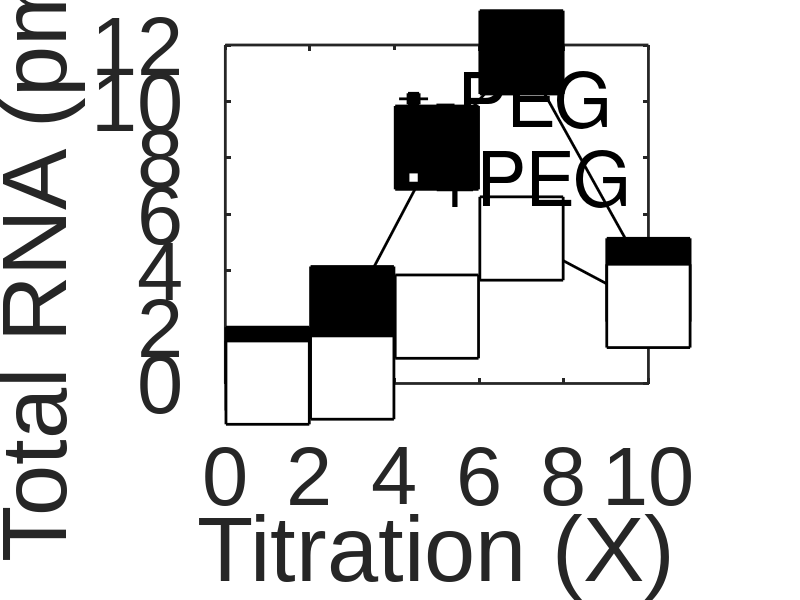
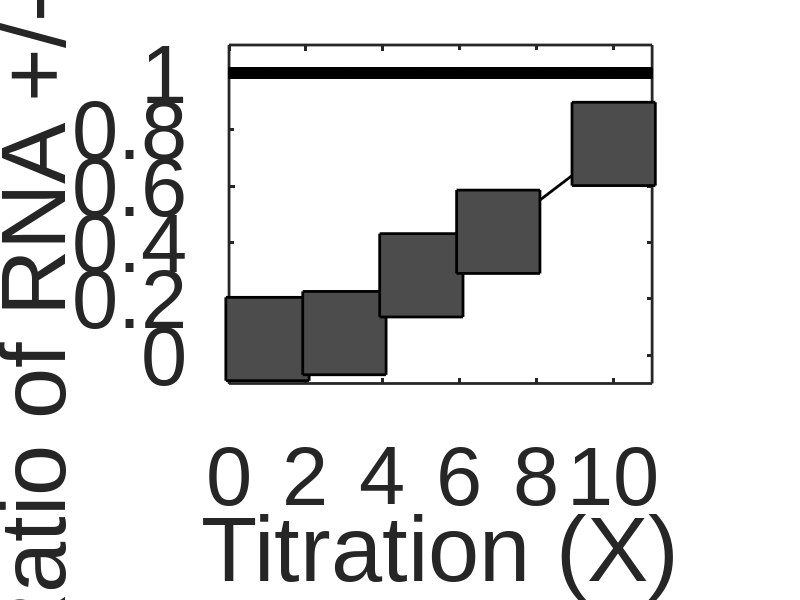

These figures' MATLAB source, in order:
%% 20210406
NOPEG=[1 0.52
3 2.67
5 8.36
7 11.74
10 3.67]
PEG=[1 0.03
3 0.21
5 2.37
7 5.14
10 2.75]
%% TOTAL
figure(1)
set(gcf,'color','w')
set(gca,'FontName','Arial','FontSize',60,'LineWidth',2)        

x=[-1:0.1:11]
a=polyfit([0 NOPEG(1,1)],[0, NOPEG(1,2)],1)
%h3=plot(x,x.*a(1)+a(2),'k--','LineWidth',4)
h1=plot(NOPEG(:,1),NOPEG(:,2),'ks-','MarkerSize',60,'MarkerEdgeColor','k','MarkerFaceColor','k','LineWidth',2)
hold on
h2=plot(PEG(:,1),PEG(:,2),'ks-','MarkerSize',60,'MarkerEdgeColor','k','MarkerFaceColor','w','LineWidth',2)
xlabel('Titration (X)')
ylabel('Total RNA (pmol)')
legend([h1, h2],'-PEG','+PEG'); legend boxoff

set(gcf,'color','w')
set(gca,'FontName','Arial','FontSize',60,'LineWidth',2)        
pbaspect([5 4 1])
%% INSET

figure(2)
set(gcf,'color','w')
set(gca,'FontName','Arial','FontSize',60,'LineWidth',2)        

plot(NOPEG(:,1),PEG(:,2)./NOPEG(:,2),'ks-','MarkerSize',60,'MarkerEdgeColor','k','MarkerFaceColor',[0.3 0.3 0.3],'LineWidth',2)
hold on
x=[-1:1:11]
plot(x,ones(length(x)),'k-','LineWidth',8)

xlabel('Titration (X)')
ylabel('Ratio of RNA +/- PEG')
axis([0 11 -0.1 1.1])

set(gcf,'color','w')
set(gca,'FontName','Arial','FontSize',60,'LineWidth',2)  
pbaspect([5 4 1])